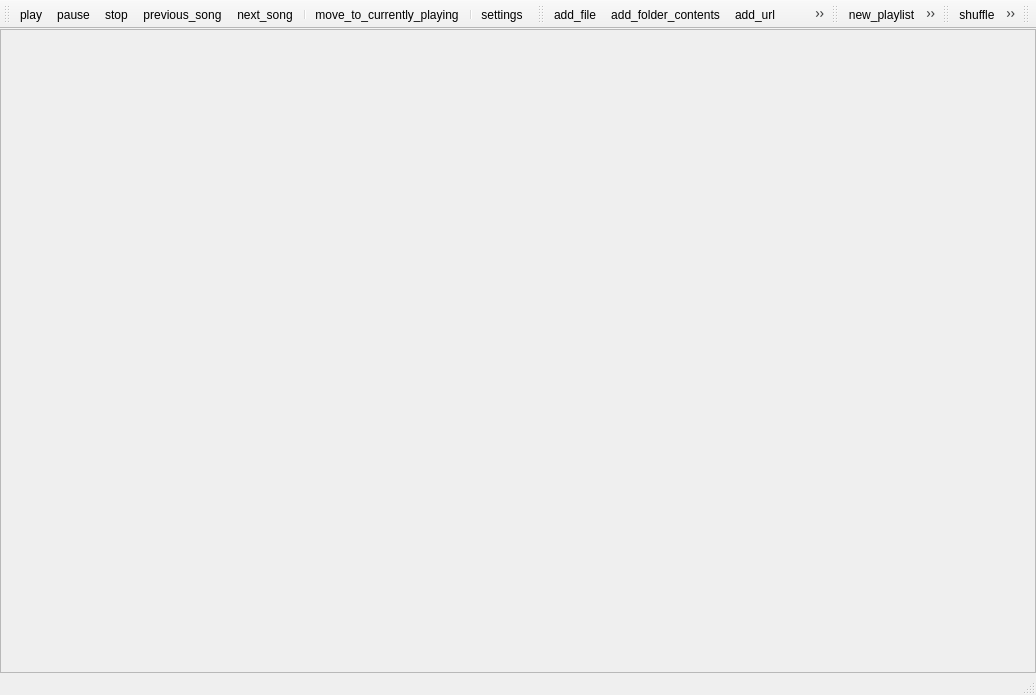
<?xml version="1.0" encoding="UTF-8"?>
<ui version="4.0">
 <class>main_window</class>
 <widget class="QMainWindow" name="main_window">
  <property name="geometry">
   <rect>
    <x>0</x>
    <y>0</y>
    <width>1036</width>
    <height>695</height>
   </rect>
  </property>
  <property name="windowTitle">
   <string>Ion</string>
  </property>
  <property name="windowIcon">
   <iconset resource="resources.qrc">
    <normaloff>:/icons/ion</normaloff>:/icons/ion</iconset>
  </property>
  <widget class="QWidget" name="centralwidget">
   <layout class="QHBoxLayout" name="horizontalLayout_2">
    <property name="spacing">
     <number>0</number>
    </property>
    <property name="margin">
     <number>0</number>
    </property>
    <item>
     <widget class="QStackedWidget" name="central_pages">
      <property name="frameShape">
       <enum>QFrame::StyledPanel</enum>
      </property>
      <property name="frameShadow">
       <enum>QFrame::Sunken</enum>
      </property>
      <property name="currentIndex">
       <number>0</number>
      </property>
      <widget class="QWidget" name="tabs_page">
       <layout class="QHBoxLayout" name="horizontalLayout">
        <property name="spacing">
         <number>0</number>
        </property>
        <property name="margin">
         <number>0</number>
        </property>
        <item>
         <widget class="QTabWidget" name="playlist_tab_widget">
          <property name="documentMode">
           <bool>true</bool>
          </property>
          <property name="tabsClosable">
           <bool>true</bool>
          </property>
         </widget>
        </item>
       </layout>
      </widget>
      <widget class="QWidget" name="backend_not_configured_page">
       <layout class="QHBoxLayout" name="horizontalLayout_3">
        <property name="spacing">
         <number>0</number>
        </property>
        <property name="margin">
         <number>0</number>
        </property>
        <item>
         <widget class="QLabel" name="label">
          <property name="text">
           <string>The backend is not configured properly.
Please check if the backend filename is set correctly.
Use the settings button above to open the dialog window.</string>
          </property>
          <property name="scaledContents">
           <bool>false</bool>
          </property>
          <property name="alignment">
           <set>Qt::AlignCenter</set>
          </property>
          <property name="wordWrap">
           <bool>true</bool>
          </property>
         </widget>
        </item>
       </layout>
      </widget>
     </widget>
    </item>
   </layout>
  </widget>
  <widget class="QStatusBar" name="statusbar"/>
  <widget class="QToolBar" name="main_toolbar">
   <property name="windowTitle">
    <string>Main</string>
   </property>
   <attribute name="toolBarArea">
    <enum>TopToolBarArea</enum>
   </attribute>
   <attribute name="toolBarBreak">
    <bool>false</bool>
   </attribute>
   <addaction name="action_play"/>
   <addaction name="action_pause"/>
   <addaction name="action_stop"/>
   <addaction name="action_previous_song"/>
   <addaction name="action_next_song"/>
   <addaction name="separator"/>
   <addaction name="action_move_to_currently_playing"/>
   <addaction name="separator"/>
   <addaction name="action_settings"/>
  </widget>
  <widget class="QToolBar" name="edit_playlist_toolbar">
   <property name="windowTitle">
    <string>Playlist editing actions</string>
   </property>
   <attribute name="toolBarArea">
    <enum>TopToolBarArea</enum>
   </attribute>
   <attribute name="toolBarBreak">
    <bool>false</bool>
   </attribute>
   <addaction name="action_add_file"/>
   <addaction name="action_add_folder_contents"/>
   <addaction name="action_add_url"/>
   <addaction name="action_remove_selected"/>
   <addaction name="separator"/>
   <addaction name="action_find"/>
  </widget>
  <widget class="QToolBar" name="playlist_toolbar">
   <property name="windowTitle">
    <string>toolBar</string>
   </property>
   <attribute name="toolBarArea">
    <enum>TopToolBarArea</enum>
   </attribute>
   <attribute name="toolBarBreak">
    <bool>false</bool>
   </attribute>
   <addaction name="action_new_playlist"/>
   <addaction name="action_rename_playlist"/>
   <addaction name="action_delete_playlist"/>
  </widget>
  <widget class="QToolBar" name="repeat_shuffle_toolbar">
   <property name="windowTitle">
    <string>toolBar</string>
   </property>
   <attribute name="toolBarArea">
    <enum>TopToolBarArea</enum>
   </attribute>
   <attribute name="toolBarBreak">
    <bool>false</bool>
   </attribute>
   <addaction name="action_shuffle"/>
   <addaction name="action_repeat"/>
  </widget>
  <widget class="QToolBar" name="sliders_toolbar">
   <property name="windowTitle">
    <string>Sliders</string>
   </property>
   <attribute name="toolBarArea">
    <enum>TopToolBarArea</enum>
   </attribute>
   <attribute name="toolBarBreak">
    <bool>false</bool>
   </attribute>
  </widget>
  <action name="action_play">
   <property name="icon">
    <iconset resource="resources.qrc">
     <normaloff>:/icons/play</normaloff>:/icons/play</iconset>
   </property>
   <property name="text">
    <string>play</string>
   </property>
  </action>
  <action name="action_pause">
   <property name="icon">
    <iconset resource="resources.qrc">
     <normaloff>:/icons/pause</normaloff>:/icons/pause</iconset>
   </property>
   <property name="text">
    <string>pause</string>
   </property>
   <property name="shortcut">
    <string>Media Play</string>
   </property>
  </action>
  <action name="action_stop">
   <property name="icon">
    <iconset resource="resources.qrc">
     <normaloff>:/icons/stop</normaloff>:/icons/stop</iconset>
   </property>
   <property name="text">
    <string>stop</string>
   </property>
  </action>
  <action name="action_previous_song">
   <property name="icon">
    <iconset resource="resources.qrc">
     <normaloff>:/icons/previous</normaloff>:/icons/previous</iconset>
   </property>
   <property name="text">
    <string>previous_song</string>
   </property>
   <property name="shortcut">
    <string>Media Previous</string>
   </property>
  </action>
  <action name="action_next_song">
   <property name="icon">
    <iconset resource="resources.qrc">
     <normaloff>:/icons/next</normaloff>:/icons/next</iconset>
   </property>
   <property name="text">
    <string>next_song</string>
   </property>
   <property name="shortcut">
    <string>Media Next</string>
   </property>
  </action>
  <action name="action_settings">
   <property name="icon">
    <iconset resource="resources.qrc">
     <normaloff>:/icons/settings</normaloff>:/icons/settings</iconset>
   </property>
   <property name="text">
    <string>settings</string>
   </property>
  </action>
  <action name="action_create_new_tab">
   <property name="icon">
    <iconset resource="resources.qrc">
     <normaloff>:/icons/new_tab</normaloff>:/icons/new_tab</iconset>
   </property>
   <property name="text">
    <string>create_new_tab</string>
   </property>
   <property name="toolTip">
    <string>create_new_tab</string>
   </property>
  </action>
  <action name="action_add_folder_contents">
   <property name="icon">
    <iconset resource="resources.qrc">
     <normaloff>:/icons/add_folder_contents</normaloff>:/icons/add_folder_contents</iconset>
   </property>
   <property name="text">
    <string>add_folder_contents</string>
   </property>
   <property name="toolTip">
    <string>add_folder_contents</string>
   </property>
  </action>
  <action name="action_add_file">
   <property name="icon">
    <iconset resource="resources.qrc">
     <normaloff>:/icons/add_file</normaloff>:/icons/add_file</iconset>
   </property>
   <property name="text">
    <string>add_file</string>
   </property>
  </action>
  <action name="action_add_url">
   <property name="icon">
    <iconset resource="resources.qrc">
     <normaloff>:/icons/add_url</normaloff>:/icons/add_url</iconset>
   </property>
   <property name="text">
    <string>add_url</string>
   </property>
  </action>
  <action name="action_remove_selected">
   <property name="icon">
    <iconset resource="resources.qrc">
     <normaloff>:/icons/remove_selected</normaloff>:/icons/remove_selected</iconset>
   </property>
   <property name="text">
    <string>remove_selected</string>
   </property>
  </action>
  <action name="action_new_playlist">
   <property name="icon">
    <iconset resource="resources.qrc">
     <normaloff>:/icons/new_playlist</normaloff>:/icons/new_playlist</iconset>
   </property>
   <property name="text">
    <string>new_playlist</string>
   </property>
  </action>
  <action name="action_delete_playlist">
   <property name="icon">
    <iconset resource="resources.qrc">
     <normaloff>:/icons/delete_playlist</normaloff>:/icons/delete_playlist</iconset>
   </property>
   <property name="text">
    <string>delete_playlist</string>
   </property>
  </action>
  <action name="action_rename_playlist">
   <property name="icon">
    <iconset resource="resources.qrc">
     <normaloff>:/icons/rename_playlist</normaloff>:/icons/rename_playlist</iconset>
   </property>
   <property name="text">
    <string>rename_playlist</string>
   </property>
  </action>
  <action name="action_find">
   <property name="icon">
    <iconset resource="resources.qrc">
     <normaloff>:/icons/find</normaloff>:/icons/find</iconset>
   </property>
   <property name="text">
    <string>find</string>
   </property>
  </action>
  <action name="action_move_to_currently_playing">
   <property name="text">
    <string>move_to_currently_playing</string>
   </property>
  </action>
  <action name="action_shuffle">
   <property name="checkable">
    <bool>true</bool>
   </property>
   <property name="icon">
    <iconset resource="resources.qrc">
     <normaloff>:/icons/shuffle</normaloff>:/icons/shuffle</iconset>
   </property>
   <property name="text">
    <string>shuffle</string>
   </property>
  </action>
  <action name="action_repeat">
   <property name="checkable">
    <bool>true</bool>
   </property>
   <property name="icon">
    <iconset resource="resources.qrc">
     <normaloff>:/icons/repeat</normaloff>:/icons/repeat</iconset>
   </property>
   <property name="text">
    <string>repeat</string>
   </property>
  </action>
 </widget>
 <resources>
  <include location="resources.qrc"/>
 </resources>
 <connections/>
</ui>
